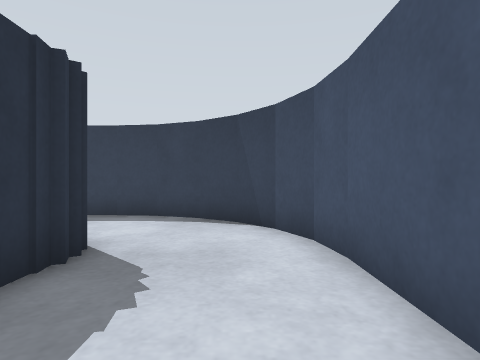
view 1 (above)

16 first-person views from a walk through a Gazebo world. The camera is 0.47 m above the floor, looks level and sees 75° across. The floor is counted in squares, 0.5 m on a side. Each view is taken from the middle of a square. On the plan, view 1 faces up. The plan holds only what a view shows up to about 12 squares ahead; the rest is blank. The place goes on beyond the plan.

view 2
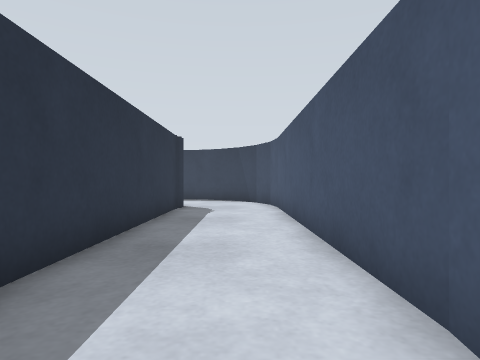

view 3
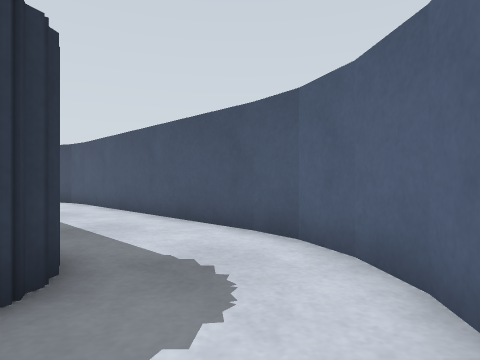

view 4
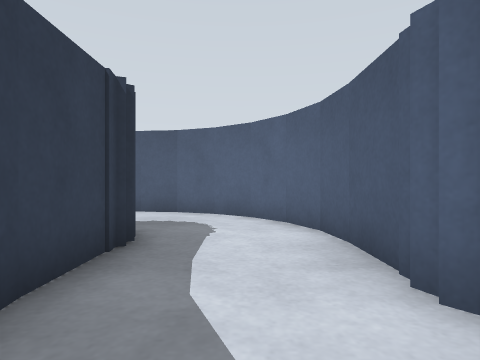

view 5
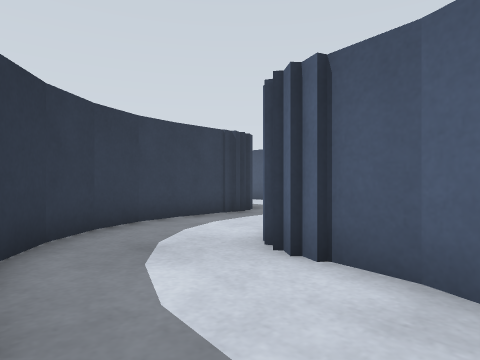

view 6
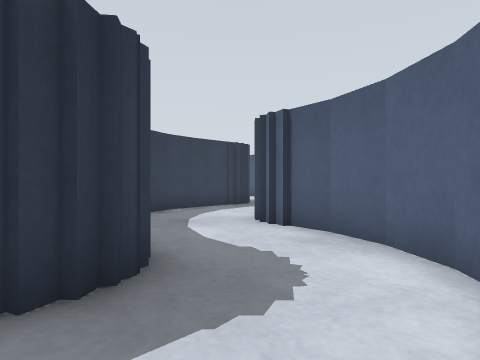

view 7
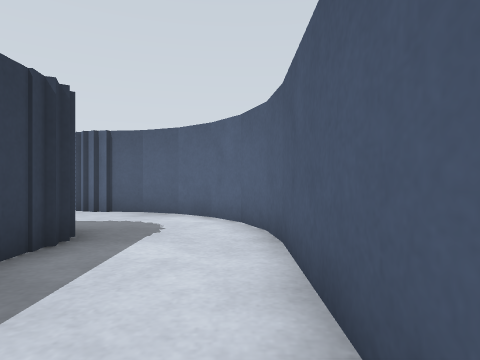

view 8
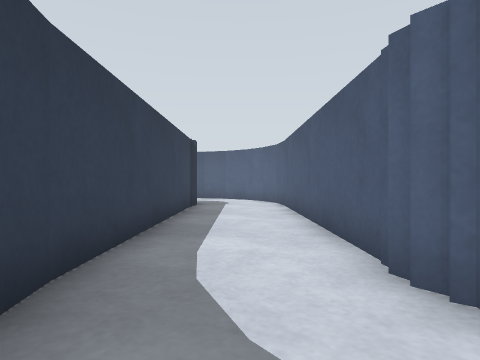

view 9
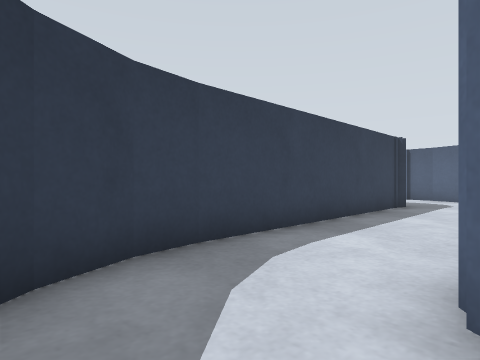

view 10
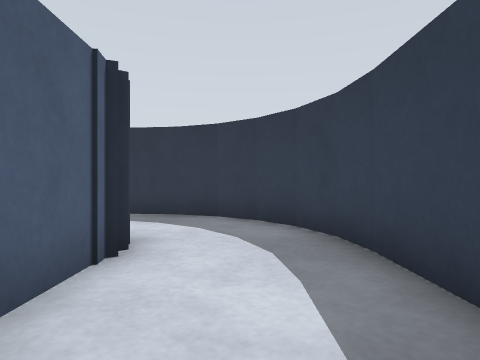

view 11
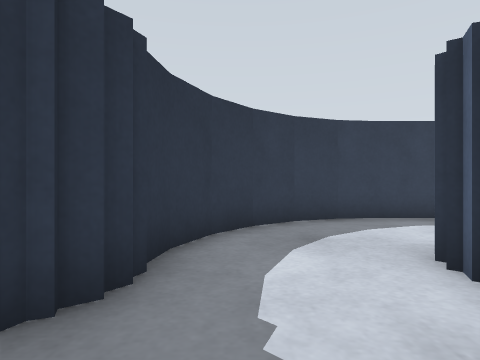

view 12
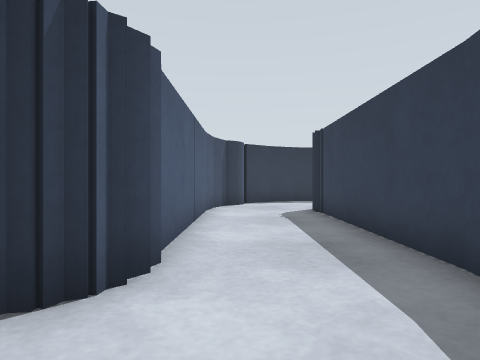

view 13
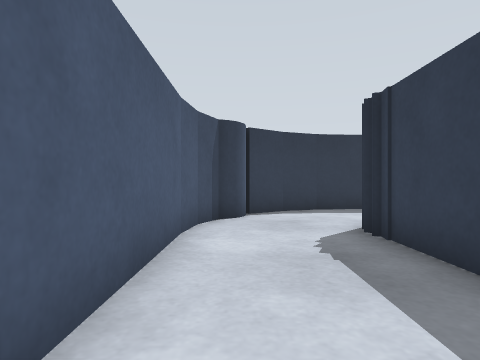

view 14
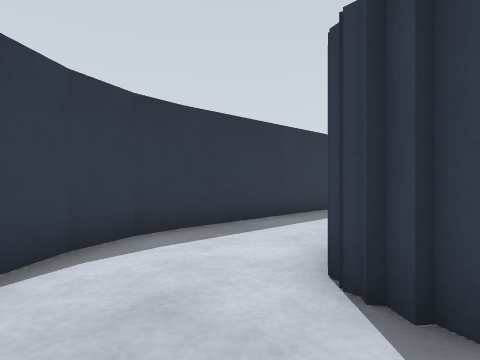

view 15
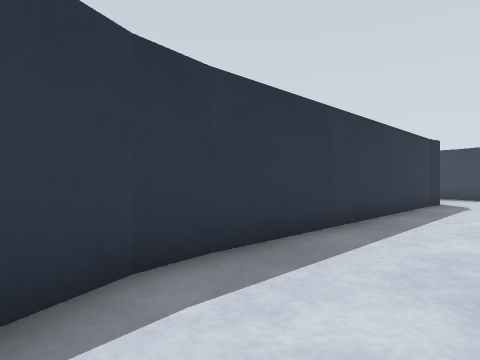

view 16
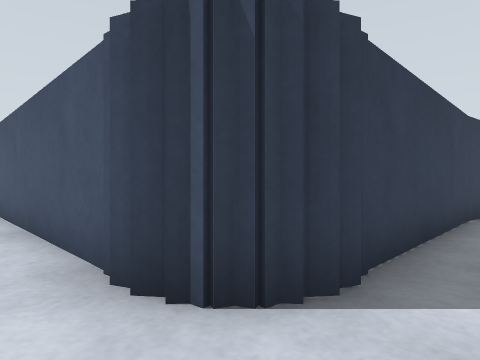

### Floor plan
Key: @ floor where view 1 was taken; # wall or solid block; . floor; B blue box; C blue cylinder.
Columns run from 25 left of view 1 to 2 right of it. Each row starts with its distance up from view 1.
 17            #..#
 16            #..#
 15            #..#
 14            #..#
 13            #..#
 12            #..#
 11            #..#
 10            #..#
  9           BB..##      BB
  8            B...#######BBBB
  7            BB............BB
  6             BB............B
  5             CBBB#######...BB
  4             CC B      ##..BB
  3                        #..#
  2                        #..#
  1                        #..#
  0                        #.@#
 -1                        #..#
 -2                        #..#
 -3                        #..#
 -4                        #..#
 -5                        #..B
 -6                  BBB####..BB
 -7                 BBB.......BB
 -8                BB........BB
 -9                B.......BBB
-10               BB..####BBB
-11                #..#
-12   BBB###########..BB
-13  BBB..............BB
-14 BB...............BB
-15 BB.............BBB
-16 B...##########BBB

Positions as (right, up) in squares from view 1, and headings:
1: (0, 0), facing up
2: (0, -7), facing up
3: (-3, -9), facing up-right
4: (-8, -8), facing right
5: (-10, -13), facing up-right
6: (-12, -15), facing up-right
7: (-16, -15), facing right
8: (-23, -14), facing right
9: (-23, -16), facing up-right
10: (-16, -14), facing left
11: (-9, -14), facing up
12: (0, 6), facing left
13: (-4, 6), facing left
14: (-9, 6), facing up-left
15: (-11, 7), facing up-left
16: (-12, 7), facing up-right
